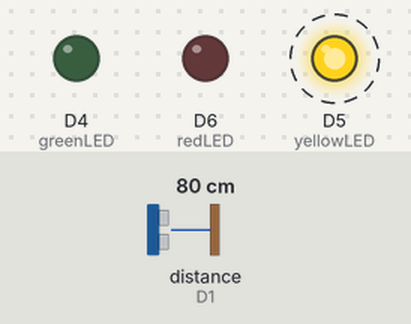
This sketch was run on a simulated ESP8266 (NodeMCU). On the bench: output pins drawn as LEDs (lit = HIGH). Wiring (inferred from the names in the program): ultrasonic range finder: trigger D0; echo D1. Dashed ring = blinking. The test bench sets the inputs (shaded band); at power-on: distance to the obstacle (sensor on D1) 80 cm. The echo pulse lasts 58.3 µs per cm; random numbers use the default seed unless the sketch sets one; pins used as bus, display or sensor lines are not drawn; what the sketch prints to the serial monitor is not drawn.

Above: at 0.87 s.
1.3 s: distance to the obstacle (sensor on D1) set to 7 cm
At 1.37 s:
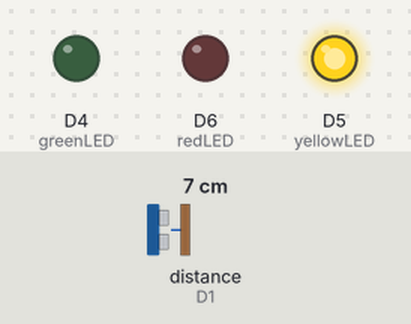
4.3 s: distance to the obstacle (sensor on D1) set to 4 cm
At 4.77 s:
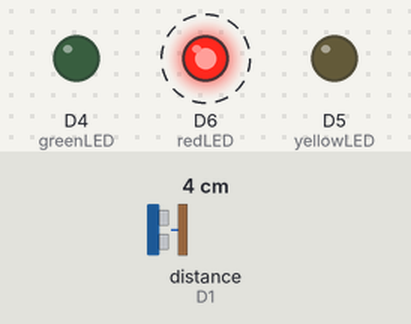
Timing chart, 0 to 13.3 s (numbered marks = the images above; inputs shaded):
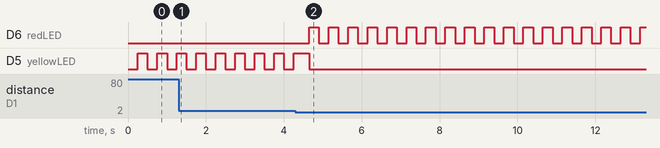

The sketch:

OK_20250626_avoiding_delay_removed.ino
```cpp
// Ultrasonic obstacle avoidance with LED feedback (ready for motor control swap)
// State machine: NORMAL (forward) and EVADING (left/right)
// Designed for ESP32-C3 with non-blocking logic and online expansion in mind

const int trigPin = D0;
const int echoPin = D1;
const int greenLED = D4;   // Simulates turning RIGHT
const int yellowLED = D5;  // Simulates forward motion
const int redLED = D6;     // Simulates turning LEFT

#define SOUND_SPEED 0.034  // cm per microsecond
#define ECHO_TIMEOUT 30000 // Timeout in microseconds (30 ms = ~5 meters)

enum RobotState { NORMAL, EVADING };
RobotState currentState = NORMAL;

float distanceCm = 0;
unsigned long lastSensorTime = 0;
unsigned long sensorInterval = 200;  // Sensor refresh interval (ms)

unsigned long lastBlinkTime = 0;
bool ledState = false;
int turnDirection = 0;  // 0 = LEFT (red), 1 = RIGHT (green)

void setup() {
  Serial.begin(115200);

  pinMode(trigPin, OUTPUT);
  pinMode(echoPin, INPUT);
  pinMode(greenLED, OUTPUT);
  pinMode(yellowLED, OUTPUT);
  pinMode(redLED, OUTPUT);

  randomSeed(micros()); // Seed for random left/right decisions
}

void loop() {
  unsigned long now = millis();

  // --- SENSOR SAMPLING ---
  if (now - lastSensorTime >= sensorInterval) {
    lastSensorTime = now;
    distanceCm = readDistance();

    Serial.print("Distance (cm): ");
    Serial.println(distanceCm);

    // Trigger EVADING if obstacle is too close
    if (currentState == NORMAL && distanceCm > 0 && distanceCm < 5.0) {
      currentState = EVADING;
      turnDirection = random(0, 2); // 0 = LEFT, 1 = RIGHT
      Serial.println(turnDirection == 0 ? "← Turning LEFT" : "→ Turning RIGHT");
      lastBlinkTime = now;
      ledState = false;
    }

    // Exit EVADING if obstacle cleared
    if (currentState == EVADING && distanceCm > 10.0) {
      currentState = NORMAL;
      digitalWrite(greenLED, LOW);
      digitalWrite(redLED, LOW);
      digitalWrite(yellowLED, LOW);
      Serial.println("↑ Obstacle cleared. Resuming forward.");
    }
  }

  // --- LED / MOTOR FEEDBACK ---
  if (now - lastBlinkTime >= 250) {
    lastBlinkTime = now;
    ledState = !ledState;

    if (currentState == EVADING) {
      if (turnDirection == 0) {
        turnLeft();
      } else {
        turnRight();
      }
    } else {
      moveForward();
    }
  }
}

// --- CLEAN DISTANCE MEASUREMENT FUNCTION ---
float readDistance() {
  digitalWrite(trigPin, HIGH);
  delayMicroseconds(10);              // Sensor requires ≥10 μs trigger pulse
  digitalWrite(trigPin, LOW);

  long duration = pulseInLong(echoPin, HIGH, ECHO_TIMEOUT);
  if (duration == 0) return -1.0;     // Timeout — no echo received
  return duration * SOUND_SPEED / 2;  // Convert to cm
}

// --- TURN LEFT ---
void turnLeft() {
  // TODO: Replace with motor control logic (e.g., motorA reverse, motorB forward)
  digitalWrite(redLED, ledState);
  digitalWrite(greenLED, LOW);
  digitalWrite(yellowLED, LOW);
}

// --- TURN RIGHT ---
void turnRight() {
  // TODO: Replace with motor control logic (e.g., motorA forward, motorB reverse)
  digitalWrite(greenLED, ledState);
  digitalWrite(redLED, LOW);
  digitalWrite(yellowLED, LOW);
}

// --- MOVE FORWARD ---
void moveForward() {
  // TODO: Replace with motor control logic (e.g., both motors forward)
  digitalWrite(greenLED, LOW);
  digitalWrite(redLED, LOW);
  digitalWrite(yellowLED, ledState);
}
```

Measured:
- the behaviour switches between 6 and 5 cm on distance to the obstacle (sensor on D1) (found by bisection; images 1 and 2)
- after the input at 4.3 s, D6 (redLED): alternates HIGH for 0.25 s and LOW for 0.25 s, starting after 0.35 s
